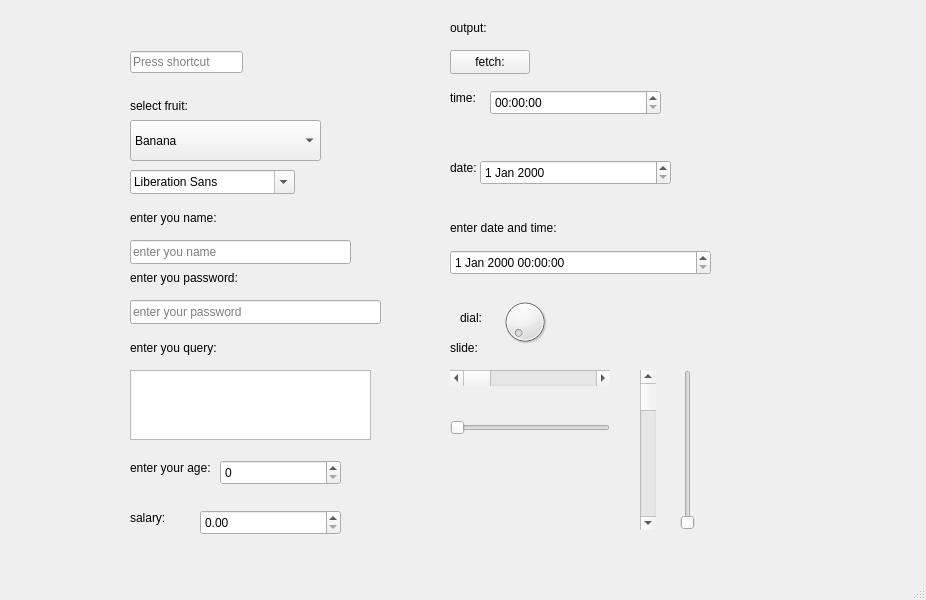
<?xml version="1.0" encoding="UTF-8"?>
<ui version="4.0">
 <class>MainWindow</class>
 <widget class="QMainWindow" name="MainWindow">
  <property name="geometry">
   <rect>
    <x>0</x>
    <y>0</y>
    <width>926</width>
    <height>600</height>
   </rect>
  </property>
  <property name="windowTitle">
   <string>MainWindow</string>
  </property>
  <widget class="QWidget" name="centralwidget">
   <widget class="QComboBox" name="comboBox">
    <property name="geometry">
     <rect>
      <x>130</x>
      <y>120</y>
      <width>191</width>
      <height>41</height>
     </rect>
    </property>
    <item>
     <property name="text">
      <string>Banana</string>
     </property>
    </item>
    <item>
     <property name="text">
      <string>mango</string>
     </property>
    </item>
    <item>
     <property name="text">
      <string>apple</string>
     </property>
    </item>
   </widget>
   <widget class="QLabel" name="label">
    <property name="geometry">
     <rect>
      <x>130</x>
      <y>90</y>
      <width>101</width>
      <height>31</height>
     </rect>
    </property>
    <property name="text">
     <string>select fruit:</string>
    </property>
   </widget>
   <widget class="QFontComboBox" name="fontComboBox">
    <property name="geometry">
     <rect>
      <x>130</x>
      <y>170</y>
      <width>165</width>
      <height>24</height>
     </rect>
    </property>
   </widget>
   <widget class="QLabel" name="label_2">
    <property name="geometry">
     <rect>
      <x>130</x>
      <y>210</y>
      <width>131</width>
      <height>16</height>
     </rect>
    </property>
    <property name="text">
     <string>enter you name:</string>
    </property>
   </widget>
   <widget class="QLineEdit" name="lineEdit">
    <property name="geometry">
     <rect>
      <x>130</x>
      <y>240</y>
      <width>221</width>
      <height>24</height>
     </rect>
    </property>
    <property name="placeholderText">
     <string>enter you name</string>
    </property>
   </widget>
   <widget class="QLabel" name="label_3">
    <property name="geometry">
     <rect>
      <x>130</x>
      <y>270</y>
      <width>191</width>
      <height>16</height>
     </rect>
    </property>
    <property name="text">
     <string>enter you password:</string>
    </property>
   </widget>
   <widget class="QLineEdit" name="lineEdit_2">
    <property name="geometry">
     <rect>
      <x>130</x>
      <y>300</y>
      <width>251</width>
      <height>24</height>
     </rect>
    </property>
    <property name="echoMode">
     <enum>QLineEdit::EchoMode::Password</enum>
    </property>
    <property name="placeholderText">
     <string>enter your password</string>
    </property>
   </widget>
   <widget class="QTextEdit" name="textEdit">
    <property name="geometry">
     <rect>
      <x>130</x>
      <y>370</y>
      <width>241</width>
      <height>70</height>
     </rect>
    </property>
   </widget>
   <widget class="QLabel" name="label_4">
    <property name="geometry">
     <rect>
      <x>130</x>
      <y>340</y>
      <width>131</width>
      <height>16</height>
     </rect>
    </property>
    <property name="text">
     <string>enter you query:</string>
    </property>
   </widget>
   <widget class="QSpinBox" name="spinBox">
    <property name="geometry">
     <rect>
      <x>220</x>
      <y>460</y>
      <width>121</width>
      <height>25</height>
     </rect>
    </property>
   </widget>
   <widget class="QLabel" name="label_5">
    <property name="geometry">
     <rect>
      <x>130</x>
      <y>460</y>
      <width>101</width>
      <height>16</height>
     </rect>
    </property>
    <property name="text">
     <string>enter your age:</string>
    </property>
   </widget>
   <widget class="QLabel" name="label_6">
    <property name="geometry">
     <rect>
      <x>130</x>
      <y>510</y>
      <width>51</width>
      <height>16</height>
     </rect>
    </property>
    <property name="text">
     <string>salary:</string>
    </property>
   </widget>
   <widget class="QDoubleSpinBox" name="doubleSpinBox">
    <property name="geometry">
     <rect>
      <x>200</x>
      <y>510</y>
      <width>141</width>
      <height>25</height>
     </rect>
    </property>
   </widget>
   <widget class="QLabel" name="label_7">
    <property name="geometry">
     <rect>
      <x>450</x>
      <y>90</y>
      <width>49</width>
      <height>16</height>
     </rect>
    </property>
    <property name="text">
     <string>time:</string>
    </property>
   </widget>
   <widget class="QTimeEdit" name="timeEdit">
    <property name="geometry">
     <rect>
      <x>490</x>
      <y>90</y>
      <width>171</width>
      <height>25</height>
     </rect>
    </property>
   </widget>
   <widget class="QLabel" name="label_8">
    <property name="geometry">
     <rect>
      <x>450</x>
      <y>160</y>
      <width>49</width>
      <height>16</height>
     </rect>
    </property>
    <property name="text">
     <string>date:</string>
    </property>
   </widget>
   <widget class="QDateEdit" name="dateEdit">
    <property name="geometry">
     <rect>
      <x>480</x>
      <y>160</y>
      <width>191</width>
      <height>25</height>
     </rect>
    </property>
   </widget>
   <widget class="QLabel" name="label_9">
    <property name="geometry">
     <rect>
      <x>450</x>
      <y>220</y>
      <width>141</width>
      <height>16</height>
     </rect>
    </property>
    <property name="text">
     <string>enter date and time:</string>
    </property>
   </widget>
   <widget class="QDateTimeEdit" name="dateTimeEdit">
    <property name="geometry">
     <rect>
      <x>450</x>
      <y>250</y>
      <width>261</width>
      <height>25</height>
     </rect>
    </property>
   </widget>
   <widget class="QDial" name="dial">
    <property name="geometry">
     <rect>
      <x>500</x>
      <y>290</y>
      <width>50</width>
      <height>64</height>
     </rect>
    </property>
   </widget>
   <widget class="QLabel" name="label_10">
    <property name="geometry">
     <rect>
      <x>460</x>
      <y>310</y>
      <width>49</width>
      <height>16</height>
     </rect>
    </property>
    <property name="text">
     <string>dial:</string>
    </property>
   </widget>
   <widget class="QScrollBar" name="horizontalScrollBar">
    <property name="geometry">
     <rect>
      <x>450</x>
      <y>370</y>
      <width>160</width>
      <height>16</height>
     </rect>
    </property>
    <property name="orientation">
     <enum>Qt::Orientation::Horizontal</enum>
    </property>
   </widget>
   <widget class="QLabel" name="label_11">
    <property name="geometry">
     <rect>
      <x>450</x>
      <y>340</y>
      <width>49</width>
      <height>16</height>
     </rect>
    </property>
    <property name="text">
     <string>slide:</string>
    </property>
   </widget>
   <widget class="QScrollBar" name="verticalScrollBar">
    <property name="geometry">
     <rect>
      <x>640</x>
      <y>370</y>
      <width>16</width>
      <height>160</height>
     </rect>
    </property>
    <property name="orientation">
     <enum>Qt::Orientation::Vertical</enum>
    </property>
   </widget>
   <widget class="QSlider" name="horizontalSlider">
    <property name="geometry">
     <rect>
      <x>450</x>
      <y>420</y>
      <width>160</width>
      <height>16</height>
     </rect>
    </property>
    <property name="orientation">
     <enum>Qt::Orientation::Horizontal</enum>
    </property>
   </widget>
   <widget class="QSlider" name="verticalSlider">
    <property name="geometry">
     <rect>
      <x>680</x>
      <y>370</y>
      <width>16</width>
      <height>160</height>
     </rect>
    </property>
    <property name="orientation">
     <enum>Qt::Orientation::Vertical</enum>
    </property>
   </widget>
   <widget class="QKeySequenceEdit" name="keySequenceEdit">
    <property name="geometry">
     <rect>
      <x>130</x>
      <y>50</y>
      <width>113</width>
      <height>24</height>
     </rect>
    </property>
   </widget>
   <widget class="QLabel" name="label_12">
    <property name="geometry">
     <rect>
      <x>450</x>
      <y>20</y>
      <width>49</width>
      <height>16</height>
     </rect>
    </property>
    <property name="text">
     <string>output:</string>
    </property>
   </widget>
   <widget class="QPushButton" name="pushButton">
    <property name="geometry">
     <rect>
      <x>450</x>
      <y>50</y>
      <width>80</width>
      <height>24</height>
     </rect>
    </property>
    <property name="text">
     <string>fetch:</string>
    </property>
   </widget>
  </widget>
  <widget class="QMenuBar" name="menubar">
   <property name="geometry">
    <rect>
     <x>0</x>
     <y>0</y>
     <width>926</width>
     <height>21</height>
    </rect>
   </property>
  </widget>
  <widget class="QStatusBar" name="statusbar"/>
 </widget>
 <resources/>
 <connections/>
</ui>
